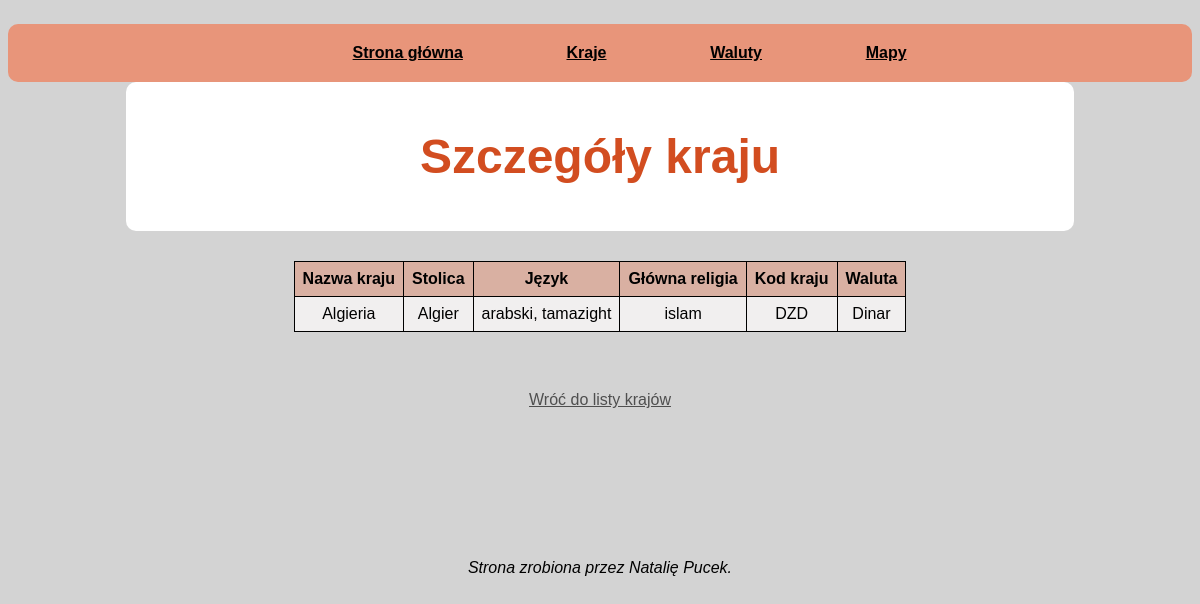
Page /country/Algieria/ on the committed database.
### currency_rates/models.py (models this page shows)
class Country(models.Model):
    v_code = models.CharField(max_length=6, primary_key=True)
    v_country = models.CharField(max_length=64)
    v_currency = models.CharField(max_length=64)
    v_capitol = models.CharField(max_length=64)
    v_language = models.CharField(max_length=32)
    v_main_religion = models.CharField(max_length=32)
    v_currency_obj = models.ForeignKey('Currency', on_delete=models.CASCADE)
    v_main_religion_obj = models.ForeignKey('Religion', on_delete=models.CASCADE)

### currency_rates/views.py (the view)
# urls.py: path('country/<str:country_name>/', CountryDetailView.as_view(), name='country_detail'),
class CountryDetailView(DetailView):
    model = Country
    template_name = 'currency_rates/info_country.html'
    context_object_name = 'country'
    def get_object(self, queryset=None):
        country_name = self.kwargs.get('country_name')
        country = get_object_or_404(Country, v_country=country_name)
        return country

### currency_rates/templates/currency_rates/info_country.html (shortened to what this page needs)
{% load static %}
<!DOCTYPE html>
<html lang="en">
<head>
    <link href="{% static 'currency_rates/css/info_country.css' %}" rel="stylesheet" />
</head>
<body>
<div class="navigation">
    <a href="{% url 'home_page' %}"> Strona główna </a>
    <a href="{% url 'country_list' %}">Kraje</a>
    <a href="{% url 'currency_' %}">Waluty</a>
    <a href="{% url 'maps' %}">Mapy</a>
</div>
<div class="top">
    <h1>Szczegóły kraju</h1>
</div>
<table class="table">
    <tr>
        <th>Nazwa kraju</th>
        <th>Stolica</th>
        <th>Język</th>
        <th>Główna religia</th>
        <th>Kod kraju</th>
        <th>Waluta</th>
    </tr>
    <tr>
        <td>{{ country.v_country }}</td>
        <td>{{ country.v_capitol }}</td>
        <td>{{ country.v_language }}</td>
        <td>{{ country.v_main_religion }}</td>
        <td>{{ country.v_code }}</td>
        <td>{{ country.v_currency }}</td>
    </tr>
</table>
<div class="back">
    <a href="{% url 'country_list' %}">Wróć do listy krajów</a>
</div>
<div class="footer">
    <p> Strona zrobiona przez Natalię Pucek.</p>
</div>
</body>
</html>

### currency_rates/static/currency_rates/css/info_country.css (style rules this page uses)
.navigation { display: block; margin-top: 2%; background-color: #e8957a; border-radius: 10px; }
.navigation a { display: inline-block; padding: 20px; text-decoration: underline; color: black; margin-left: 5%; font-weight: bolder; }
body { background-color: lightgrey; font-family: Arial, sans-serif; text-align: center; }
.top { background-color: white; padding: 15px; margin-bottom: 30px; text-align: center; font-size: x-large; color: #4f4f4f; border-radius: 10px; margin-left: 10%; margin-right: 10%; }
.top h1 { color: #d24d20; }
.footer { margin: auto; }
.footer p { font-size: 16px; margin-top: 150px; font-style: italic; }
.table { margin: auto; background-color: #d9b0a2; border-collapse: collapse; }
.table tbody tr:nth-child(even) { background-color: #f1efef; }
.table th, .table td { border: 1px solid black; padding: 8px; margin: 5%; }
.back { margin-top: 5%; }
.back a { color: #4f4f4f; font-size: medium; }

### rows in the picture
Country: v_country "Algieria", v_capitol "Algier", v_language "arabski, tamazight", v_main_religion "islam", v_code "DZD", v_currency "Dinar"
